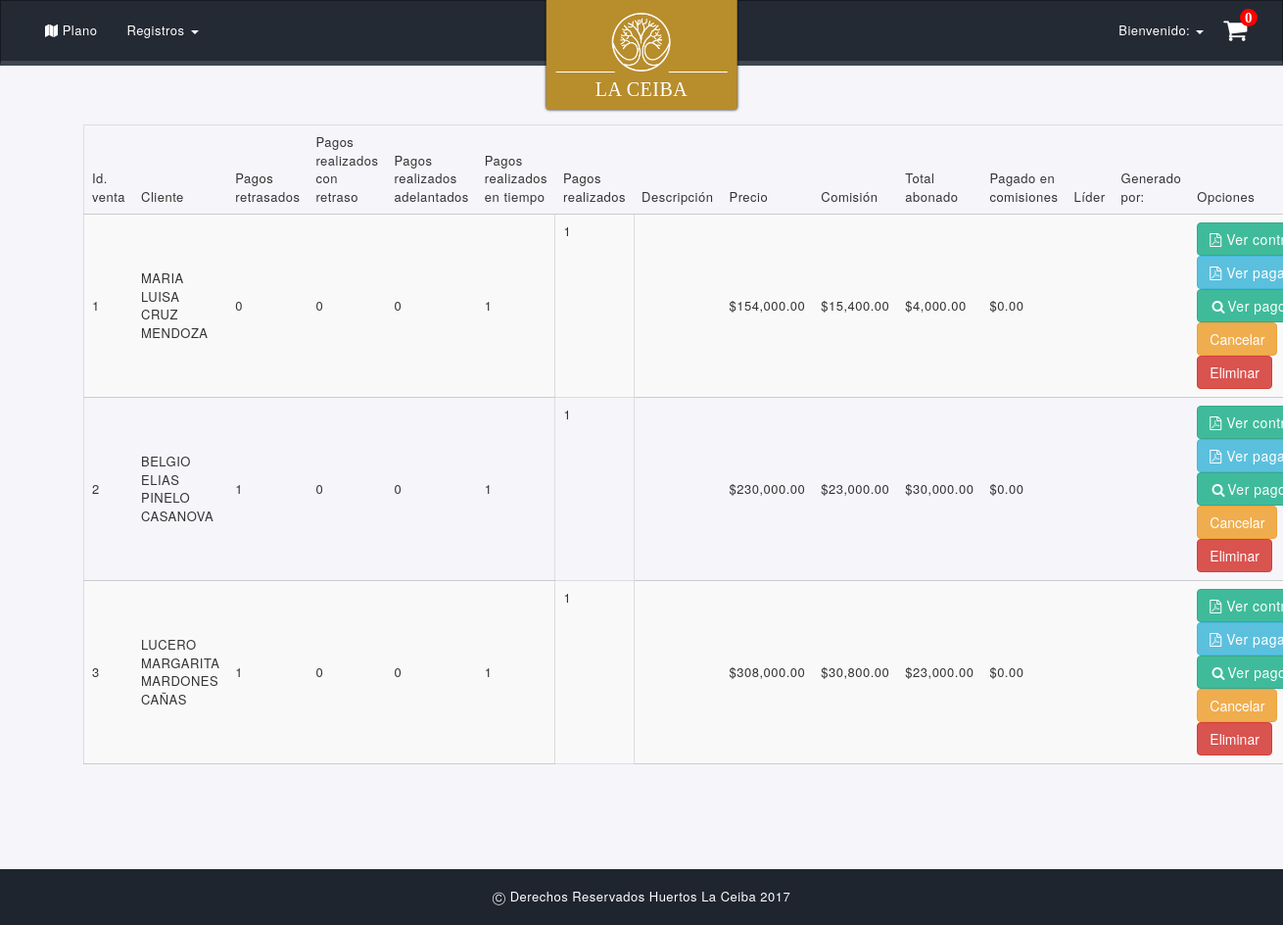
The app's page /index.php/venta/historial_de_ventas with its own data.
### tables this page shows
CREATE TABLE IF NOT EXISTS `ventas` (
  `id_venta` INT UNSIGNED NOT NULL AUTO_INCREMENT,
  `id_usuario` INT UNSIGNED NOT NULL,
  `id_cliente` INT UNSIGNED NOT NULL COMMENT 'Quien generó el contrato en el sistema',
  `id_lider` INT UNSIGNED NOT NULL,
  `contrato_html` TEXT NOT NULL,
  `version` TINYINT UNSIGNED NOT NULL DEFAULT 2,
  `estado` TINYINT(1) NOT NULL,
  `testigo_1` VARCHAR(45) NOT NULL,
  `testigo_2` VARCHAR(45) NOT NULL,
  `precio` DOUBLE(10,2) NOT NULL,
  `enganche` DOUBLE(10,2) NOT NULL,
  `abono` DOUBLE(10,2) NOT NULL,
  `porcentaje_comision` DOUBLE(5,2) UNSIGNED NOT NULL,
  `comision` DOUBLE(10,2) UNSIGNED NOT NULL,
  `porcentaje_penalizacion` DOUBLE(5,2) UNSIGNED NOT NULL,
  `retrasos_permitidos` INT UNSIGNED NOT NULL COMMENT 'Son meses al parecer.\n',
  `created_at` TIMESTAMP NULL,
  `updated_at` TIMESTAMP NULL,
  PRIMARY KEY (`id_venta`),
  INDEX `FK_ventas_users_idx` (`id_cliente` ASC),
  INDEX `FK_ventas_users_idx1` (`id_lider` ASC),
  INDEX `FK_ventas_users_usuario_idx` (`id_usuario` ASC),
  CONSTRAINT `FK_ventas_users_cliente`
    FOREIGN KEY (`id_cliente`)
    REFERENCES `users` (`id`)
    ON DELETE CASCADE
    ON UPDATE NO ACTION,
  CONSTRAINT `FK_ventas_users_lider`
    FOREIGN KEY (`id_lider`)
    REFERENCES `users` (`id`)
    ON DELETE CASCADE
    ON UPDATE NO ACTION,
  CONSTRAINT `FK_ventas_users_usuario`
    FOREIGN KEY (`id_usuario`)
    REFERENCES `users` (`id`)
    ON DELETE CASCADE
    ON UPDATE NO ACTION);

### application/views/templates/template.php (called while the page is built)
<?php
    $this->load->view('./templates/header');
    $this->load->view("./{$body}");
    $this->load->view('./templates/footer');

### application/controllers/Venta.php (called while the page is built, shortened)
<?php
class Venta extends CI_Controller
{
    function __construct()
    {
        $this->load->model('Contrato_model');
        $this->load->model('Opciones_ingreso_model');
        $this->load->model('Manzana_model');
        $this->load->model('Huerto_model');
        $this->load->model('Venta_model');
        $this->load->model('Historial_model');
        $this->load->model('HuertosVentas_model');
    }
    public function historial_de_ventas()
    {
        $data['title'] = "Historial de ventas";
        $data['body'] = "historial_ventas";
        $data['ventas'] = $this->Venta_model->select("ventas.id_venta,
                                                      ventas.version,
                                                      ventas.precio,
                                                      ventas.porcentaje_comision,
                                                      ventas.estado,
                                                      SUM(IF(historial.estado = 0 && DATE(historial.fecha) <= NOW(),1,0)) AS retraso,
                                                      SUM(IF(DATEDIFF( historial.fecha_pago ,historial.fecha) > 0 ,1,0)) AS retrasados,
                                                      SUM(IF(DATEDIFF( historial.fecha_pago ,historial.fecha) < 0 ,1,0)) AS adelantados,
                                                      SUM(IF(historial.estado = 1 && DATE(historial.fecha) = DATE(historial.fecha_pago),1,0)) AS en_tiempo,
                                                      SUM(IF(historial.estado = 1,1,0)) AS realizados,
                                                      SUM(historial.pago) AS pagado,
                                                      SUM(IF(historial.estado = 1,historial.comision,0)) AS comisionado,
                                                      CONCAT(cliente.first_name,' ',cliente.last_name) AS nombre_cliente,
                                                      CONCAT(lider.first_name,' ',lider.last_name) AS nombre_lider,
                                                      CONCAT(user.first_name,' ',user.last_name) AS nombre_user")
                                            ->join('historial', 'ventas.id_venta = historial.id_venta', 'left')
                                            ->join('users as cliente', 'ventas.id_cliente = cliente.id', 'left')
                                            ->join('users as lider', 'ventas.id_lider = lider.id', 'left')
                                            ->join('users as user', 'ventas.id_usuario = user.id', 'left')
                                            ->group_by('ventas.id_venta')
                                            ->get();
        foreach($data['ventas'] as $key => $venta ){
            $descripcion = $this->Venta_model->select('GROUP_CONCAT("Mz. ",manzanas.manzana, " Ht. ", huertos.huerto) as descripcion')
                                              ->join('huertos_ventas', 'ventas.id_venta = huertos_ventas.id_venta', 'inner')
                                              ->join('huertos', 'huertos_ventas.id_huerto = huertos.id_huerto', 'inner')
                                              ->join('manzanas', 'huertos.id_manzana = manzanas.id_manzana', 'inner')
                                              ->where(['ventas.id_venta' => $venta->id_venta])
                                              ->get();
            $data['ventas'][$key]->descripcion = $descripcion[0]->descripcion;
        }
        $this->load->view('templates/template', $data);
    }
}

### index.php (called while the page is built, shortened)
<?php
require_once BASEPATH.'core/CodeIgniter.php';

### application/models/Venta_model.php (called while the page is built, shortened)
<?php
class Venta_model extends CI_Model {
    private $table = "ventas";
    public function get($condicion = array()){
        $this->db->from($this->table);
        $query = $this->db->get();
        return $query->result();
    }
    public function select($select){
        $this->db->select($select);
        return $this;
    }
    public function where($condicion){
        $this->db->where($condicion);
        return $this;
    }
    public function join($table_join,$condicion,$type='left'){
        $this->db->join($table_join,$condicion,$type);
        return $this;
    }
    public function group_by($group){
        $this->db->group_by($group);
        return $this;
    }
}

### application/views/historial_ventas.php (the view)
<main class="wrap-main">
	<div class="container-fluid container">
		<div class="row">
            <div class="col-xs-12">
                <table id="historial-ventas-table" class="table table-striped table-bordered nowrap" cellspacing="0" width="100%">
                    <thead>
                        <tr>
                            <th data-visible="false">Id. venta</th>
                            <th class="all">Cliente</th>
                            <th>Pagos retrasados</th>
                            <th>Pagos realizados con retraso</th>
                            <th>Pagos realizados adelantados</th>
                            <th>Pagos realizados en tiempo</th>
                            <th>Pagos realizados</th>
                            <th>Descripción</th>
                            <th>Precio</th>
                            <th>Comisión</th>
                            <th>Total abonado</th>
                            <th>Pagado en comisiones</th>
                            <th>Líder</th>
                            <th>Generado por:</th>
                            <th class="all">Opciones</th>
                        </tr>
                    </thead>
                    <tbody>
                        <?php foreach($ventas as $venta):?>
                        <tr>
                            <td><?= $venta->id_venta; ?></td>
                            <td><?= $venta->nombre_cliente; ?></td>
                            <td><?= $venta->retraso; ?></td>
                            <td><?= $venta->retrasados; ?></td>
                            <td><?= $venta->adelantados; ?></td>
                            <td><?= $venta->en_tiempo; ?></td>
                            <th><?= $venta->realizados; ?></th>
                            <td><?= $venta->descripcion; ?></td>
                            <td>$<?= number_format($venta->precio,2); ?></td>
                            <td>$<?= number_format($venta->precio * ($venta->porcentaje_comision/100),2); ?></td>
                            <td>$<?= number_format($venta->pagado,2); ?></td>
                            <td>$<?= number_format($venta->comisionado,2); ?></td>
                            <td><?= $venta->nombre_lider; ?></td>
                            <td><?= $venta->nombre_user?></td>
                            <td>
                                <?php
                                if($venta->estado == 0 || $venta->estado == 1 || $venta->estado == 2):
                                ?>
                                <a href="<?= base_url(); ?>reportes/contrato/<?= $venta->id_venta; ?>" class="btn btn-success" target="_blank"><i class="fa fa-file-pdf-o" aria-hidden="true"></i> Ver contrato</a>
                                <a href="<?= base_url(); ?>reportes/<?= ($venta->version == 2) ? 'pagares' : 'recibos'?>/<?= $venta->id_venta; ?>" class="btn btn-info" target="_blank"><i class="fa fa-file-pdf-o" aria-hidden="true"></i> <?= ($venta->version == 2) ? 'Ver pagarés' : 'Ver recibos'?></a>
                                <a href="<?= base_url() ?>registros/pagos/<?= $venta->id_venta; ?>" target="_blank" class="btn btn-success" ><i class="fa fa-fw fa-search"></i>Ver pagos</a>
                                    <?php
                                    if($venta->estado == 2):
                                    ?>
                                    <button class="btn btn-warning activar-venta">Activar</button>
                                    <?php
                                    else:
                                    ?>
                                    <button class="btn btn-warning cancelar-venta">Cancelar</button>
                                    <?php
                                    endif;
                                    ?>
                                <button class="btn btn-danger eliminar-venta">Eliminar</button>
                                <?php
                                else:
                                ?>
                                <button class="btn btn-danger recuperar-venta">Recuperar</button>
                                <?php
                                endif;
                                ?>
                            </td>
                        </tr>
                        <?php endforeach;?>
                    </tbody>
                </table>
            </div>
        </div>
    </div>
</main>

### application/views/templates/header.php (shortened to what this page needs)
<!DOCTYPE html>
<html lang="es-MX">
    <head>
		<link rel="stylesheet" href="https://maxcdn.bootstrapcdn.com/font-awesome/4.7.0/css/font-awesome.min.css">
		<link rel="stylesheet" href="<?= base_url() ?>assets/css/jquery.dataTables.css">
		<link rel="stylesheet" type="text/css" href="https://cdn.datatables.net/responsive/2.1.0/css/responsive.dataTables.min.css"/>
		<link rel="stylesheet" href="https://cdnjs.cloudflare.com/ajax/libs/sweetalert/1.1.3/sweetalert.min.css">
		<link rel="stylesheet" href="http://code.jquery.com/ui/1.12.0/themes/smoothness/jquery-ui.css"/>
        <link rel="stylesheet" type="text/css" href="<?= base_url() ?>assets/css/mapplic.css">
		<link rel="stylesheet" href="<?= base_url() ?>assets/css/estilos.css?v=<?= date("Y-m-dH:i:s") ?>">
    </head>
    <body>
    <header>
		<nav class="navbar navbar-default">
		  	<div class="container-fluid">
				<div class="navbar-header">
				  	<a href="<?= base_url() ?>" class="brand-ceiba">
				  		<figure>
				  			<img src="<?= base_url() ?>assets/img/logos/logo_blanco.png" alt="La ceiba">
				  			<figcaption>La Ceiba</figcaption>
				  		</figure>
				  	</a>
				  	<div class="shopCart" id="shopCartSale">
						<span class="fa fa-shopping-cart fa-2x" id="shopCartSaleCount" data-venta="<?= $this->cart->total_items() ?>"></span>
					</div>
				</div>
				<div class="collapse navbar-collapse" id="bs-example-navbar-collapse-1">
					<?php $this->load->view('./templates/menu/registros'); ?>
				  	<?php $this->load->view('./templates/menu/perfil'); ?>
				</div>
			</div>
		</nav>
	</header>

### application/views/templates/menu/registros.php (shortened to what this page needs)
<ul class="nav navbar-nav">
    <li><a href="<?= base_url() ?>"><span class="fa fa-map"></span> Plano</a></li>
    <li class="dropdown">
        <a href="#" class="dropdown-toggle" data-toggle="dropdown" role="button" aria-haspopup="true" aria-expanded="false">Registros <span class="caret"></span></a>
    </li>
</ul>

### application/views/templates/menu/perfil.php (shortened to what this page needs)
<ul class="nav navbar-nav navbar-right">
    <li class="dropdown">
        <a href="#" class="dropdown-toggle" data-toggle="dropdown" role="button" aria-haspopup="true" aria-expanded="false">Bienvenido: <?= $this->session->userdata('first_name') ?> <span class="caret"></span></a>
    </li>
</ul>

### application/views/templates/footer.php (shortened to what this page needs)
	<footer>
		<div class="container-fluid container">
			<div class="row">
				<div class="col-xs-12">
					<p>&#x24B8; Derechos Reservados Huertos La Ceiba 2017</p>
				</div>
			</div>
		</div>
	</footer>
	</body>
</html>

### records on screen
ventas: id_venta "1", nombre_cliente "MARIA LUISA CRUZ MENDOZA", retraso "0", retrasados "0", adelantados "0", en_tiempo "1", realizados "1", precio "154,000.00", $venta->precio * ($venta->porcentaje_comision/100) "15,400.00", pagado "4,000.00", comisionado "0.00", version "Ver…", estado "Cancelar"
ventas: id_venta "2", nombre_cliente "BELGIO ELIAS PINELO CASANOVA", retraso "1", retrasados "0", adelantados "0", en_tiempo "1", realizados "1", precio "230,000.00", $venta->precio * ($venta->porcentaje_comision/100) "23,000.00", pagado "30,000.00", comisionado "0.00", version "Ver…", estado "Cancelar"
ventas: id_venta "3", nombre_cliente "LUCERO MARGARITA MARDONES CAÑAS", retraso "1", retrasados "0", adelantados "0", en_tiempo "1", realizados "1", precio "308,000.00", $venta->precio * ($venta->porcentaje_comision/100) "30,800.00", pagado "23,000.00", comisionado "0.00", version "Ver…", estado "Cancelar"
